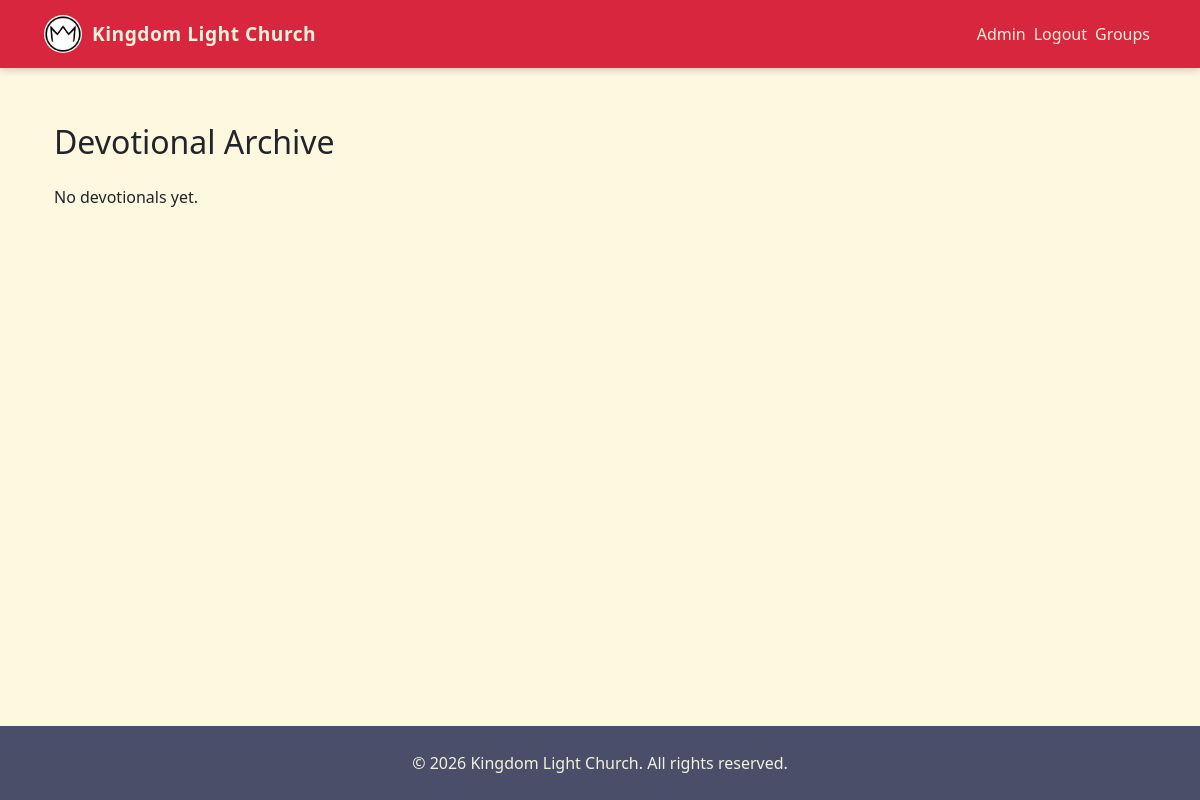
The app's page /content/devotionals/ (signed in), older data.
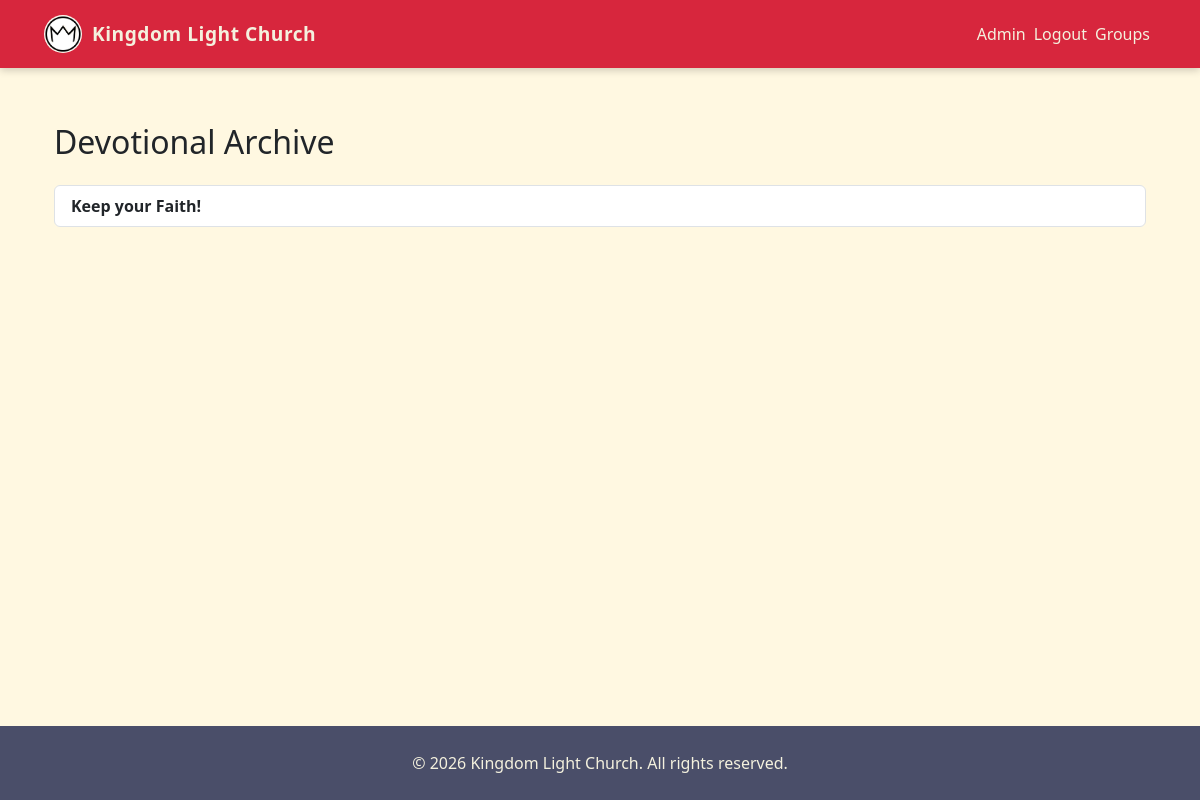
The same page, newer data.
### content/models.py (models this page shows, shortened)
class Devotional(models.Model):
    title = models.CharField(max_length=255)
    verse_reference = models.CharField(max_length=255, blank=True)
    verse_text = models.TextField(blank=True)
    message = models.TextField()
    date = models.DateField(auto_now_add=True)
    is_active = models.BooleanField(default=True)
    class Meta:
        ordering = ["-date"]

### content/views.py (the view)
# urls.py: path("devotionals/", devotional_archive, name="devotional_archive"),
def devotional_archive(request):
    from .models import Devotional
    devotionals = Devotional.objects.filter(is_active=True)
    return render(request, "content/devotional_archive.html", {"devotionals": devotionals})

### content/context_processors.py (called while the page is built)
def global_updates(request):
    updates = Update.objects.filter(is_published=True).order_by("-created_at")
    return {"global_updates": updates}

### engagement/context_processors.py (called while the page is built)
def next_meeting(request):
    if not request.user.is_authenticated:
        return {}
    meeting = Meeting.objects.filter(
        group__members__user=request.user,
        group__members__is_active=True,
        start_time__gte=timezone.now()
    ).order_by("start_time").first()
    return {
        "next_group_meeting": meeting
    }

def user_groups(request):
    if request.user.is_authenticated:
        groups = GroupMember.objects.filter(
            user=request.user,
            is_active=True
        ).select_related("group")
        return {"user_groups": [gm.group for gm in groups]}
    return {}

def pending_invitations(request):
    if request.user.is_authenticated:
        invites = GroupInvitation.objects.filter(
            invited_user=request.user,
            accepted=False
        ).select_related("group")
        return {
            "pending_invites": invites,
            "pending_invites_count": invites.count()
        }
    return {}

### content/templates/content/devotional_archive.html (shortened to what this page needs)
{% extends "base.html" %}
{% block content %}
<div class="container mt-4">
    <h2 class="mb-4">Devotional Archive</h2>
    {% if devotionals %}
        <div class="list-group">
            {% for devotional in devotionals %}
            <a href="{% url 'home' %}#devotional-{{ devotional.id }}"
               class="list-group-item list-group-item-action">
                <strong>{{ devotional.title }}</strong>
            </a>
            {% endfor %}
        </div>
    {% else %}
        <p>No devotionals yet.</p>
    {% endif %}
</div>
{% endblock %}

### templates/base.html (shortened to what this page needs)
{% load static %}
<!DOCTYPE html>
<html lang="en">
<head>
    <link href="https://cdn.jsdelivr.net/npm/bootstrap@5.3.0/dist/css/bootstrap.min.css" rel="stylesheet">
</head>
<body>
    <nav class="navbar navbar-expand-lg fixed-top">
        <div class="container">
            <a class="navbar-brand d-flex align-items-center" href="{% url 'home' %}">
                <img src="{% static 'images/kingdomsquare.png' %}" alt="KLC Logo" height="42" width="42" class="me-2 rounded-circle">
                <span class="fw-bold">Kingdom Light Church</span>
            </a>
            <div class="collapse navbar-collapse" id="navbarNav">
                <ul class="navbar-nav ms-auto">
                    {% if user.is_authenticated %}
                        {% if user.is_superuser %}
                            <li class="nav-item">
                                <a class="nav-link" href="{% url 'admin:index' %}">Admin</a>
                            </li>
                        {% endif %}
                        <li class="nav-item d-flex align-items-center">
                            <form method="post" action="{% url 'logout' %}" class="d-inline m-0 p-0">
                                <button type="submit"
                                        class="btn btn-link nav-link m-0 p-0"
                                        style="border:none; background:none; color:white;">
                                    Logout
                                </button>
                            </form>
                        </li>
                        <li class="nav-item">
                            <a class="nav-link" href="{% url 'engagement:group_list' %}">
                                Groups
                            </a>
                        </li>
                    {% else %}
                        <li class="nav-item">
                            <a class="nav-link" href="{% url 'login' %}">Login</a>
                        </li>
                    {% endif %}
                </ul>
            </div>
        </div>
    </nav>
    <main class="container mt-4">
        {% block content %}{% endblock %}
    </main>
    <footer class="footer">
        &copy; {% now "Y" %} Kingdom Light Church. All rights reserved.
    </footer>
</body>
</html>

### templates/base.html (style rules this page uses)
html, body { height: 100%; }
body { padding-top: 75px; background-color: #FFF8E1; font-family: 'Segoe UI', sans-serif; display: flex; flex-direction: column; min-height: 100vh; }
.navbar { background-color: #D7263D; box-shadow: 0 2px 8px rgba(0,0,0,0.2); }
.navbar-brand span { color: #F4F1DE; font-size: 1.2rem; letter-spacing: 0.5px; }
.nav-link { color: #F4F1DE !important; font-weight: 500; }
main { flex: 1; }
.footer { padding: 25px 0; text-align: center; background-color: #4A4E69; color: #F4F1DE; font-weight: 500; }
.rounded-circle { border: 2px solid #D7263D; }

Row changes from the older to the newer data that the page shows:
added Devotional: title "Keep your Faith!"
Text that changed along with them:
text no longer shown: "No devotionals yet."
